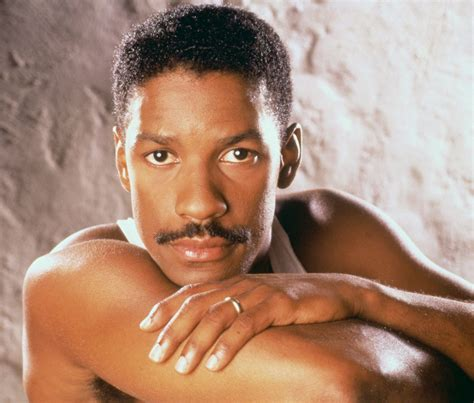
#> input picture dataset/val/Denzel Washington/Denzel_Washington_0012.jpg, 474 x 403 px, found by its file name
$ python main1.py
#> lines starting #> are read from the running program, lines starting #| are printed output that depends on the picture
import cv2
import os
from time import time
import numpy as np
from sklearn.model_selection import train_test_split
from sklearn.svm import SVC
from sklearn.metrics import accuracy_score
from sklearn.decomposition import PCA
from sklearn.pipeline import make_pipeline
from sklearn.preprocessing import LabelEncoder
from sklearn.metrics import classification_report
from sklearn.metrics import confusion_matrix
from sklearn.model_selection import GridSearchCV
from sklearn.datasets import fetch_lfw_people

dataset_path = 'dataset/val'
WIDTH =  100
HEIGHT = 100
image_size = (WIDTH, HEIGHT)

images = []
labels = []

face_cascade = cv2.CascadeClassifier('cascades/haarcascade_frontalface_alt2.xml')

# Load dataset to arrays
for person_name in os.listdir(dataset_path):
    person_path = os.path.join(dataset_path, person_name)
    for img_name in os.listdir(person_path):
        img_path = os.path.join(person_path, img_name)
        img = cv2.imread(img_path)
#> img is the input picture: shape (403, 474, 3); mean B, G, R 117, 136.3, 170.7
        gray = cv2.cvtColor(img, cv2.COLOR_BGR2GRAY)
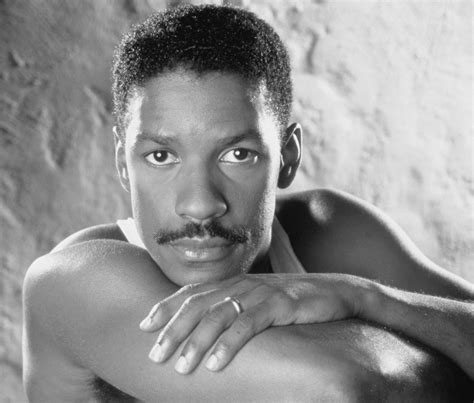
#> gray: shape (403, 474); min 1, max 253, mean 144.4
        # Detect face
        faces = face_cascade.detectMultiScale(gray, scaleFactor=1.2, minNeighbors=5)
#> faces = [[110, 84, 178, 178]]
        for (x, y, w, h) in faces:
            face = gray[y:y+h, x:x+w]
            face_resized = cv2.resize(face, image_size)
            images.append(face_resized.flatten())
            # images.append(face_resized)
            labels.append(person_name)
#> this loop made 1 pass
#> pass 1, `face = gray[y:y+h, x:x+w]`:
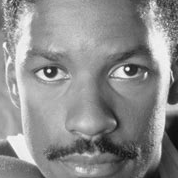
#> face: shape (178, 178); min 11, max 253, mean 140.3
#> pass 1, `face_resized = cv2.resize(face, image_size)`:
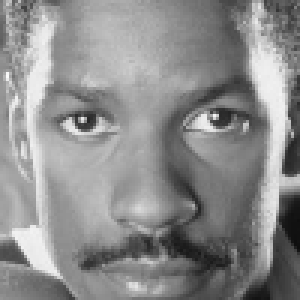
#> face_resized: shape (100, 100) (shown 3 times larger); min 14, max 250, mean 140.2
#> after the loop, images = 1 item; labels = ['Denzel Washington']

X = np.array(images)
y = np.array(labels)
print(X.shape)
#| (1, 10000)

#> (the run stopped early here; a loop or call above may not have finished)
